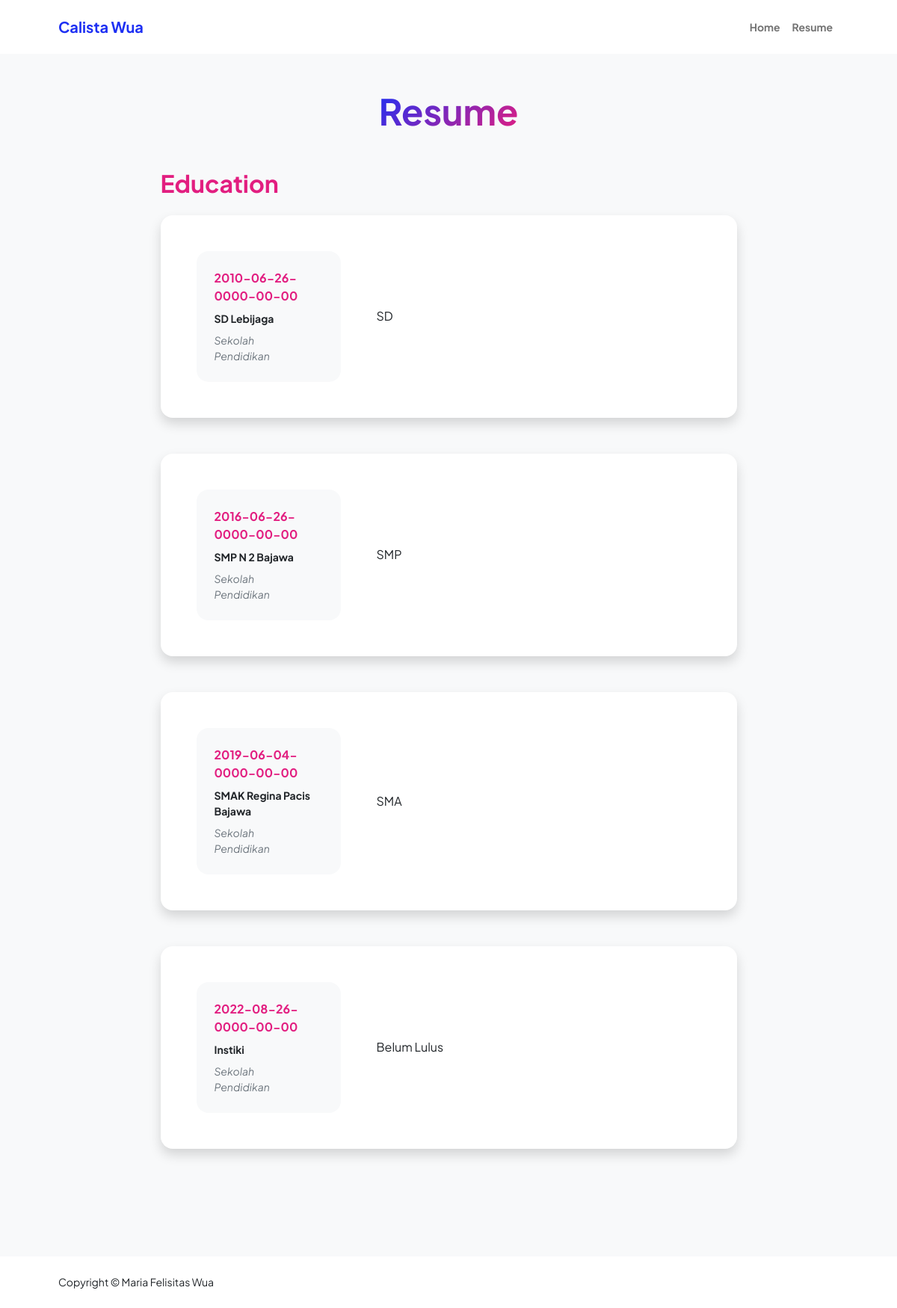
Screenshot of /resume.php with the database file from the repository.
### tables this page shows
CREATE TABLE `pendidkan` (
  `id` int(11) NOT NULL,
  `nama` varchar(255) NOT NULL,
  `start` date NOT NULL,
  `end` date NOT NULL,
  `deskripsi` longtext NOT NULL
);

### resume.php (the view, shortened to what this page needs)
<!DOCTYPE html>
<html lang="en">
    <head>
        <link href="https://cdn.jsdelivr.net/npm/bootstrap-icons@1.8.1/font/bootstrap-icons.css" rel="stylesheet" />
        <link href="css/styles.css" rel="stylesheet" />
    </head>
    <body class="d-flex flex-column h-100 bg-light">
        <main class="flex-shrink-0">
            <nav class="navbar navbar-expand-lg navbar-light bg-white py-3">
                <div class="container px-5">
                    <a class="navbar-brand" href="index.html"><span class="fw-bolder text-primary">Calista Wua</span></a>
                    <div class="collapse navbar-collapse" id="navbarSupportedContent">
                        <ul class="navbar-nav ms-auto mb-2 mb-lg-0 small fw-bolder">
                            <li class="nav-item"><a class="nav-link" href="index.html">Home</a></li>
                            <li class="nav-item"><a class="nav-link" href="resume.php">Resume</a></li>
                        </ul>
                    </div>
                </div>
            </nav>
            <div class="container px-5 my-5">
                <div class="text-center mb-5">
                    <h1 class="display-5 fw-bolder mb-0"><span class="text-gradient d-inline">Resume</span></h1>
                </div>
                <div class="row gx-5 justify-content-center">
                    <div class="col-lg-11 col-xl-9 col-xxl-8">
                        <section>
                            <h2 class="text-secondary fw-bolder mb-4">Education</h2>
                            <?php
                    include 'config.php';
                    $data = mysqli_query($koneksi,"select * from pendidkan");
                    while($d = mysqli_fetch_array($data)){
                    ?>
                            <div class="card shadow border-0 rounded-4 mb-5">
                                <div class="card-body p-5">
                                    <div class="row align-items-center gx-5">
                                        <div class="col text-center text-lg-start mb-4 mb-lg-0">
                                            <div class="bg-light p-4 rounded-4">
                                                <div class="text-secondary fw-bolder mb-2"><?php echo $d['start']; ?>-<?php echo $d['end']; ?></div>
                                                <div class="mb-2">
                                                    <div class="small fw-bolder"><?php echo $d['nama']; ?></div>
                                                </div>
                                                <div class="fst-italic">
                                                    <div class="small text-muted">Sekolah</div>
                                                    <div class="small text-muted">Pendidikan</div>
                                                </div>
                                            </div>
                                        </div>
                                        <div class="col-lg-8"><div><?php echo $d['deskripsi']; ?></div></div>
                                    </div>
                                </div>
                            </div>
                            <?php
                        }
                        ?>
                        </section>
                        <div class="pb-5"></div>
                    </div>
                </div>
            </div>
        </main>
        <footer class="bg-white py-4 mt-auto">
            <div class="container px-5">
                <div class="row align-items-center justify-content-between flex-column flex-sm-row">
                    <div class="col-auto"><div class="small m-0">Copyright &copy; Maria Felisitas Wua</div></div>
                </div>
            </div>
        </footer>
    </body>
</html>

### rows the page displays
pendidkan: start "2010-06-26", end "0000-00-00", nama "SD Lebijaga", deskripsi "SD"
pendidkan: start "2016-06-26", end "0000-00-00", nama "SMP N 2 Bajawa", deskripsi "SMP"
pendidkan: start "2019-06-04", end "0000-00-00", nama "SMAK Regina Pacis Bajawa", deskripsi "SMA"
pendidkan: start "2022-08-26", end "0000-00-00", nama "Instiki", deskripsi "Belum Lulus"
